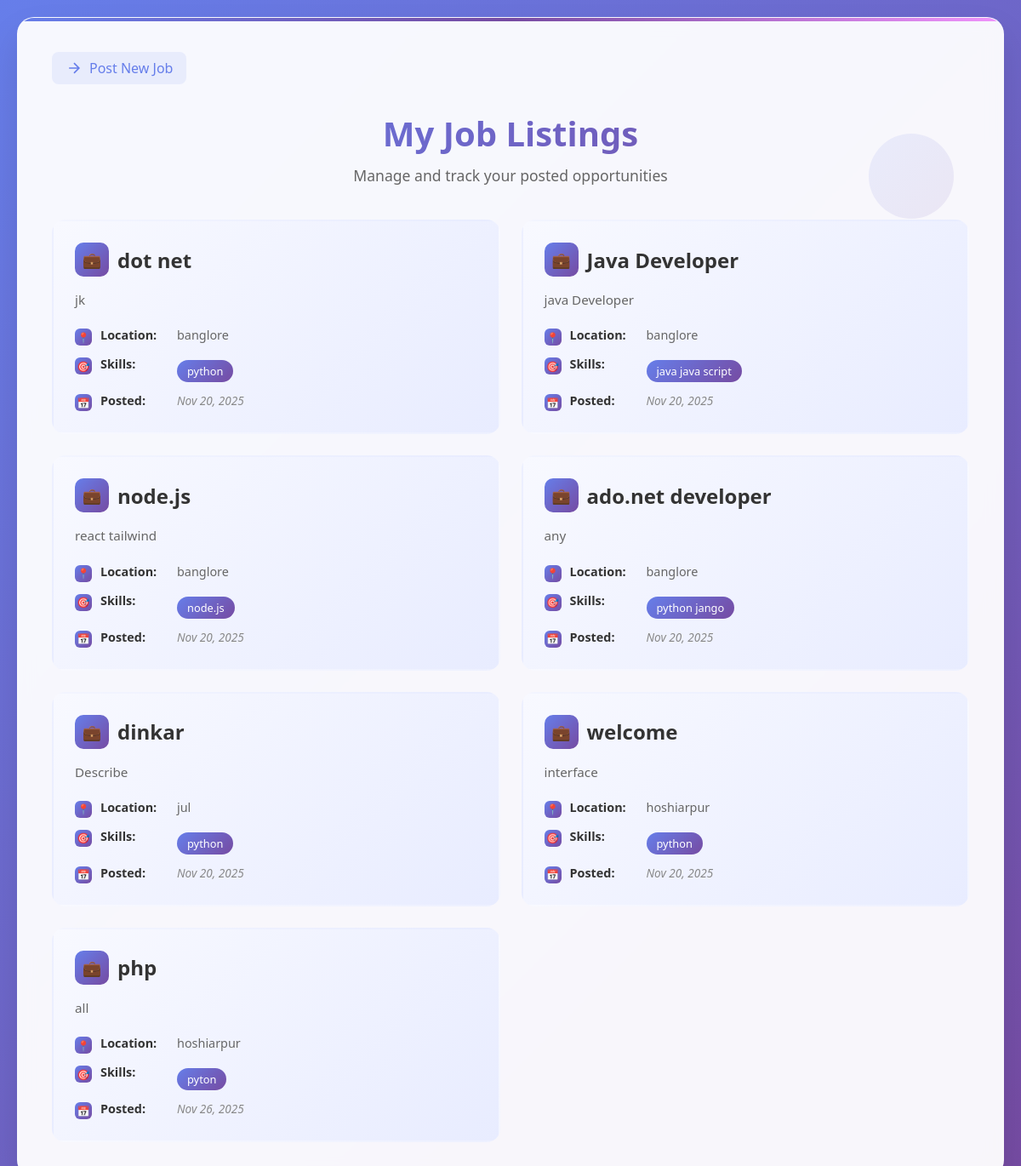
/jobs/my-jobs/ (signed in), run on the app's committed database.
### jobs/models.py (models this page shows, shortened)
class JobPost(models.Model):
    company = models.ForeignKey(CustomUser, on_delete=models.CASCADE, limit_choices_to={'is_company': True})
    title = models.CharField(max_length=255)
    location = models.CharField(max_length=255)
    job_type = models.CharField(max_length=50, default='Full-time')
    salary_range = models.CharField(max_length=100, blank=True)
    description = models.TextField()
    required_skills = models.TextField()
    benefits = models.TextField(blank=True)
    contact_email = models.EmailField(default='hr@example.com')
    posted_at = models.DateTimeField(auto_now_add=True)
    def __str__(self):
        return f"{self.title} at {self.company.username}"

### jobs/views.py (the view)
# urls.py: path('my-jobs/', views.company_jobs, name='company_jobs'),
@login_required
def company_jobs(request):
    jobs = JobPost.objects.filter(company=request.user)
    print(f"User: {request.user}")
    print(f"Is company: {getattr(request.user, 'is_company', False)}")
    print(f"Number of jobs found: {jobs.count()}")
    print(f"Jobs: {list(jobs)}")
    for job in jobs:
        if job.required_skills:
            job.skills_list = [skill.strip() for skill in job.required_skills.split(',')]
        else:
            job.skills_list = []
    return render(request, 'jobs/company_jobs.html', {'jobs': jobs})

### accounts/models.py (called while the page is built)
    def __str__(self):
        return self.username

### templates/jobs/company_jobs.html (shortened to what this page needs)
<!DOCTYPE html>
<html lang="en">
<head>
</head>
<body>
    <div class="container">
        <div class="decorative-elements">
            <div class="circle"></div>
            <div class="circle"></div>
            <div class="circle"></div>
        </div>
        <div class="back-nav">
            <a href="{% url 'post_job' %}" class="back-link">
                <svg width="20" height="20" viewBox="0 0 24 24" fill="none" stroke="currentColor" stroke-width="2">
                    <path d="M12 5l7 7-7 7M19 12H5"/>
                </svg>
                Post New Job
            </a>
        </div>
        <div class="header">
            <h1 class="main-title">My Job Listings</h1>
            <p class="subtitle">Manage and track your posted opportunities</p>
        </div>
        {% if jobs %}
            <div class="jobs-grid">
                {% for job in jobs %}
                    <div class="job-card">
                        <h3 class="job-title">
                            <span class="job-icon">💼</span>
                            {{ job.title }}
                        </h3>
                        <p class="job-description">{{ job.description|truncatewords:20 }}</p>
                        <div class="job-details">
                            <div class="job-detail-item">
                                <span class="detail-icon">📍</span>
                                <span class="detail-label">Location:</span>
                                <span class="detail-content">{{ job.location }}</span>
                            </div>
                            <div class="job-detail-item">
                                <span class="detail-icon">🎯</span>
                                <span class="detail-label">Skills:</span>
                                <div class="detail-content">
                                    <div class="skills-container">
                                        {% for skill in job.skills_list %}
                                            <span class="skill-tag">{{ skill }}</span>
                                        {% endfor %}
                                    </div>
                                </div>
                            </div>
                            <div class="job-detail-item">
                                <span class="detail-icon">📅</span>
                                <span class="detail-label">Posted:</span>
                                <span class="detail-content posted-date">{{ job.posted_at|date:"M d, Y" }}</span>
                            </div>
                        </div>
                    </div>
                {% endfor %}
            </div>
        {% else %}
            <div class="empty-state">
                <div class="empty-icon">📋</div>
                <h2 class="empty-title">No Jobs Posted Yet</h2>
                <p class="empty-message">Start by posting your first job opportunity to attract top talent!</p>
            </div>
        {% endif %}
    </div>
</body>
</html>

### templates/jobs/company_jobs.html (style rules this page uses)
* { margin: 0; padding: 0; box-sizing: border-box; }
body { font-family: 'Segoe UI', Tahoma, Geneva, Verdana, sans-serif; background: linear-gradient(135deg, #667eea 0%, #764ba2 100%); min-height: 100vh; padding: 20px; }
.container { max-width: 1200px; margin: 0 auto; background: rgba(255, 255, 255, 0.95); backdrop-filter: blur(10px); border-radius: 20px; box-shadow: 0 20px 40px rgba(0, 0, 0, 0.1); padding: 40px; border: 1px solid rgba(255, 255, 255, 0.2); position: relative; overflow: hidden; }
.container::before { content: ''; position: absolute; top: 0; left: 0; right: 0; height: 4px; background: linear-gradient(90deg, #667eea, #764ba2, #f093fb); animation: shimmer 3s ease-in-out infinite; }
.header { text-align: center; margin-bottom: 40px; }
.back-nav { margin-bottom: 30px; }
.back-link { display: inline-flex; align-items: center; gap: 8px; color: #667eea; text-decoration: none; font-weight: 500; padding: 8px 16px; border-radius: 8px; transition: all 0.3s ease; background: rgba(102, 126, 234, 0.1); }
.back-link svg { transition: transform 0.3s ease; }
.main-title { font-size: 2.5rem; font-weight: 700; background: linear-gradient(135deg, #667eea, #764ba2); -webkit-background-clip: text; -webkit-text-fill-color: transparent; background-clip: text; margin-bottom: 10px; animation: fadeInUp 0.8s ease-out; }
.subtitle { color: #666; font-size: 1.1rem; animation: fadeInUp 0.8s ease-out 0.2s both; }
.jobs-grid { display: grid; grid-template-columns: repeat(auto-fill, minmax(400px, 1fr)); gap: 25px; margin-top: 30px; }
.job-card { background: linear-gradient(135deg, #f8f9ff, #e8ecff); border: 2px solid transparent; border-radius: 16px; padding: 25px; transition: all 0.3s ease; position: relative; overflow: hidden; opacity: 0; animation: slideInUp 0.6s ease-out forwards; }
.job-card:nth-child(1) { animation-delay: 0.3s; }
.job-card:nth-child(2) { animation-delay: 0.5s; }
.job-card:nth-child(3) { animation-delay: 0.7s; }
.job-card:nth-child(4) { animation-delay: 0.9s; }
.job-card::before { content: ''; position: absolute; top: 0; left: -100%; width: 100%; height: 100%; background: linear-gradient(90deg, transparent, rgba(255, 255, 255, 0.4), transparent); transition: left 0.5s ease; }
.job-title { font-size: 1.5rem; font-weight: 600; color: #333; margin-bottom: 15px; display: flex; align-items: center; gap: 10px; }
.job-icon { width: 40px; height: 40px; background: linear-gradient(135deg, #667eea, #764ba2); border-radius: 10px; display: flex; align-items: center; justify-content: center; color: white; font-size: 18px; flex-shrink: 0; }
.job-description { color: #666; line-height: 1.6; margin-bottom: 20px; font-size: 0.95rem; }
.job-details { display: flex; flex-direction: column; gap: 12px; }
.job-detail-item { display: flex; align-items: flex-start; gap: 10px; font-size: 0.9rem; }
.detail-icon { width: 20px; height: 20px; background: linear-gradient(135deg, #667eea, #764ba2); border-radius: 6px; display: flex; align-items: center; justify-content: center; color: white; font-size: 12px; flex-shrink: 0; margin-top: 2px; }
.detail-label { font-weight: 600; color: #333; min-width: 80px; }
.detail-content { color: #666; flex: 1; }
.skills-container { display: flex; flex-wrap: wrap; gap: 6px; margin-top: 5px; }
.skill-tag { background: linear-gradient(135deg, #667eea, #764ba2); color: white; padding: 4px 12px; border-radius: 20px; font-size: 0.8rem; font-weight: 500; animation: pulse 2s infinite; }
.posted-date { color: #888; font-size: 0.85rem; font-style: italic; }
.decorative-elements { position: absolute; width: 100%; height: 100%; top: 0; left: 0; pointer-events: none; z-index: -1; }
.circle { position: absolute; border-radius: 50%; background: linear-gradient(135deg, rgba(102, 126, 234, 0.1), rgba(118, 75, 162, 0.1)); animation: float 6s ease-in-out infinite; }
.circle:nth-child(1) { width: 100px; height: 100px; top: 10%; right: 5%; animation-delay: 0s; }
.circle:nth-child(2) { width: 60px; height: 60px; bottom: 15%; left: 10%; animation-delay: 2s; }
.circle:nth-child(3) { width: 80px; height: 80px; top: 60%; right: 15%; animation-delay: 4s; }

### data on the page
JobPost: title "dot net", description "jk", location "banglore", skills_list "python", posted_at "Nov 20, 2025"
JobPost: title "Java Developer", description "java Developer", location "banglore", skills_list "java java script", posted_at "Nov 20, 2025"
JobPost: title "node.js", description "react tailwind", location "banglore", skills_list "node.js", posted_at "Nov 20, 2025"
JobPost: title "ado.net developer", description "any", location "banglore", skills_list "python jango", posted_at "Nov 20, 2025"
JobPost: title "dinkar", description "Describe", location "jul", skills_list "python", posted_at "Nov 20, 2025"
JobPost: title "welcome", description "interface", location "hoshiarpur", skills_list "python", posted_at "Nov 20, 2025"
JobPost: title "php", description "all", location "hoshiarpur", skills_list "pyton", posted_at "Nov 26, 2025"
